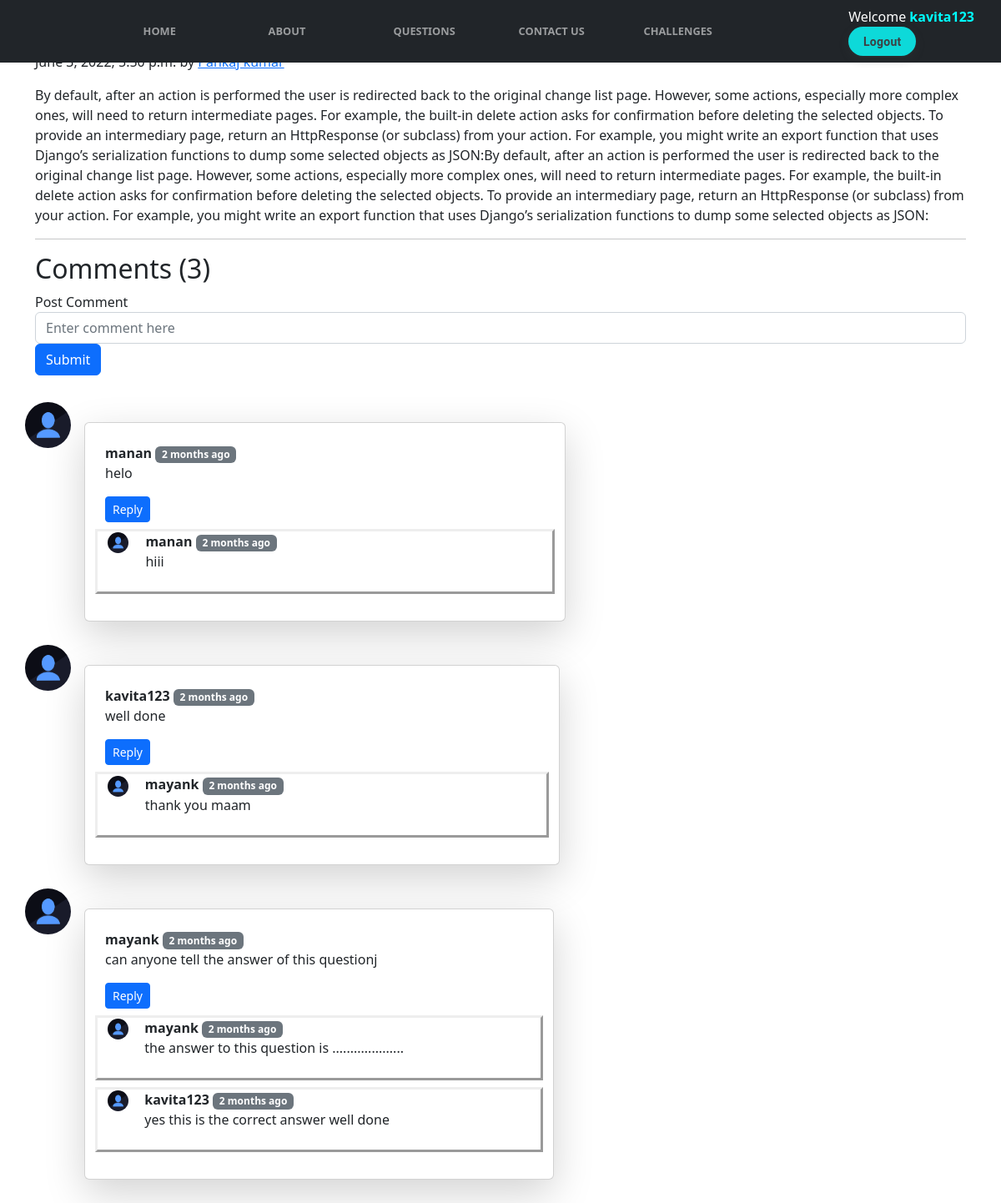
The app's page /questions/first (signed in) with its own data.
### questions/models.py (models this page shows, shortened)
class Ques(models.Model):
    sno = models.AutoField(primary_key= True)
    title = models.CharField(max_length=255)
    topic = models.CharField(max_length=200)
    author=models.CharField(max_length=60)
    slug=models.CharField(max_length=130)
    timeStamp=models.DateTimeField(blank=True)
    content=models.TextField()

class BlogComment(models.Model):
    sno= models.AutoField(primary_key=True)
    comment=models.TextField()
    user=models.ForeignKey(User, on_delete=models.CASCADE)
    post=models.ForeignKey(Ques, on_delete=models.CASCADE)
    parent=models.ForeignKey('self',on_delete=models.CASCADE, null=True )
    timestamp= models.DateTimeField(default=now)

### questions/views.py (the view)
# urls.py: path('<str:slug>', views.QuesContent, name='QuesContent'),
def QuesContent(request, slug):
    post= Ques.objects.filter(slug= slug).first()
    comments= BlogComment.objects.filter(post=post, parent=None)
    replies= BlogComment.objects.filter(post=post).exclude(parent=None)
    replyDict={}
    for reply in replies:
        if reply.parent.sno not in replyDict.keys():
            replyDict[reply.parent.sno]=[reply]
        else:
            replyDict[reply.parent.sno].append(reply)
    context={'post':post, 'comments': comments, 'user': request.user, 'replyDict': replyDict}
    return render(request, "questions/quescontent.html", context)

### questions/templatetags/extras.py (called while the page is built)
@register.filter(name='get_val')
def get_val(dict, key):
    return dict.get(key)

### template/questions/quescontent.html (shortened to what this page needs)
{% extends 'base.html' %}
{% block body %}
{% load humanize %}
{% load extras %}
<div class="container my-3">
    <h2 class="blog-post-title">{{post.title}}</h2>
    <p class="blog-post-meta">{{post.timeStamp}} by <a href="/about">{{post.author}}</a></p>
    <p>{{post.content|safe}}</p>
    <hr>
</div>
<div class="container">
    <h2> Comments ({{comments.count}})</h2>
    <div class="my-2">
        {% if user.is_authenticated %}
        <form action="/questions/postComment" method="post">
            <div class="form-group">
                <label for="exampleInputEmail1">Post Comment </label>
                <input type="text" class="form-control" name="comment" placeholder="Enter comment here">
            </div>
            <button type="submit" class="btn btn-primary">Submit</button>
        </form><br>
        {% else %}
        Please login to post a comment
        {% endif %}
    </div>
</div>
{% for comment in comments %}
<div class="container text-dark" style="padding-left:0px">
    <div class="row d-block justify-content-center">
        <div class="col-md-11 col-lg-9 col-xl-7">
            <div class="d-flex flex-start mb-1">
                <img class="rounded-circle shadow-1-strong me-3" src="/static/images/user.png" alt="avatar" width="55"
                    height="55" />
                <div class="card w-100 shadow-lg h-md-250 my-4">
                    <div class="card-body p-4">
                        <div class="">
                            <b>{{comment.user.username}}</b> <span class="badge bg-secondary ">{{comment.timestamp|naturaltime}}</span>
                            <p>
                                {{comment.comment}}
                            </p>
                            <div class="reply mx-0">
                                {% if user.is_authenticated %}
                                <button class="btn btn-sm btn-primary" type="button" data-toggle="collapse" data-target="#replyBox{{comment.sno}}" aria-expanded="false" aria-controls="replyBox{{comment.sno}}">Reply</button>
                                {% else %}
                                <button class="btn btn-sm btn-primary" type="button" aria-expanded="false" disabled>Login to reply</button>
                                {% endif %}
                                <div class="replies my-2 ">
                                    {% for reply in replyDict|get_val:comment.sno %}
                                    <div class="row my-2" style="border-style: outset">
                                        <div class="col-md-1">
                                            <img class="rounded-circle shadow-1-strong me-3" src="/static/images/user.png" alt="avatar" width="25" height="25">
                                        </div>
                                        <div class="col-md-11">
                                            <div class="col-md-11 ">
                                                <b> {{reply.user.username}} </b> <span class="badge bg-secondary ">{{reply.timestamp|naturaltime}}</span>
                                                <div>{{reply.comment}}</div>
                                            </div>
                                            <br>
                                        </div>
                                    </div>
                                    {% endfor %}
                                </div>
                            </div>
                        </div>
                    </div>
                </div>
            </div>
        </div>
    </div>
    {% endfor %}
    {% endblock %}

### template/base.html (shortened to what this page needs)
<!DOCTYPE html>
<html lang="en">
<head>
  <link href="https://cdn.jsdelivr.net/npm/bootstrap@5.1.3/dist/css/bootstrap.min.css" rel="stylesheet"
>
    {% load static %}
    <link rel="stylesheet" type="text/css" href="{% static 'css/styles.css' %}">
    <link href="https://cdn.jsdelivr.net/npm/bootstrap@5.2.0-beta1/dist/css/bootstrap.min.css" rel="stylesheet"
>
    <link rel="stylesheet" href="https://cdnjs.cloudflare.com/ajax/libs/font-awesome/5.15.2/css/all.min.css"/>
  </head>
<body>
  <nav class="navbar fixed-top navbar-expand-sm bg-dark navbar-dark" style="background-color: #131413;">
    <div class="container-fluid">
      <div style="display:flex; justify-content: space-between;" class="collapse navbar-collapse" id="navbarNav">
        <div class="items">
        <ul class="navbar-nav">
          <a href="/" class="nav-link"><b> Home </b></a>
          <a href="#about" class="nav-link"><b> About </b></a>
          <a href="/questions" class="nav-link"><b> Questions </b></a>
          <a href="/contact" class="nav-link"><b> Contact Us </b></a>
          <a href="/" class="nav-link"><b> Challenges </b></a>
        </ul>
      </div>
      <div>
        {% if user.is_authenticated %}
        <p style="color:white; margin-bottom: 0px; margin-right: 20px;">Welcome <b style="color: cyan;">{{request.user}}</b></p>
        <a type="button" href="/logout" class="button-17" style="text-decoration: none;">Logout</a>
        {% endif %}
      </div>
      </div>
    </div>
  </nav>
{% block body %}{% endblock body %}
</body>
</html>

### static/css/styles.css (style rules this page uses)
* { margin: 0; padding: 0; }
.navbar { background: #000000; }
.navbar-nav { position: relative; top: 2%; left: 20%; }
.navbar-nav a { color: #f6f4e6; text-decoration: none; font-size: .8em; text-transform: uppercase; font-weight: 500; display: inline-block; width: 150px; -webkit-transition: all 0.2s ease-in-out; transition: all 0.2s ease-in-out; }
.button-17 { align-items: center; appearance: none; background-color: #0dd9d9; border-radius: 24px; border-style: none; box-shadow: rgba(0, 0, 0, .2) 0 3px 5px -1px,rgba(0, 0, 0, .14) 0 6px 10px 0,rgba(0, 0, 0, .12) 0 1px 18px 0; box-sizing: border-box; color: #3c4043; cursor: pointer; display: inline-flex; fill: currentcolor; font-family: "Google Sans",Roboto,Arial,sans-serif; font-size: 14px; font-weight: 700; height:35px; justify-content: center; letter-spacing: .25px; line-height: normal; max-width: 100%; overflow: visible; padding: 1px 18px; position: relative; text-align: center; text-transform: none; transition: box-shadow 320ms cubic-bezier(.4, 0, .2, 1),opacity 21ms linear 30ms,transform 270ms cubic-bezier(0, 0, .2, 1) 0ms; user-select: none; -webkit-user-select: none; touch-action: manipulation; width: auto; will-change: transform,opacity; z-index: 0; }
.button-17:not(:disabled) { box-shadow: rgba(60, 64, 67, .3) 0 1px 3px 0, rgba(60, 64, 67, .15) 0 4px 8px 3px; }

### records on screen
Ques: content "By default, after an action is performed the user is redirected back to the original change list page. However, some actions, especially more complex ones, will need to return intermediate pages. For example, the built-in delete action asks for confirmation before deleting the selected objects. To provide an intermediary page, return an HttpResponse (or subclass) from your action. For example, you might write an export function that uses Django’s serialization functions to dump some selected objects as JSON:By default, after an action is performed the user is redirected back to the original change list page. However, some actions, especially more complex ones, will need to return…"
BlogComment: user.username "manan", timestamp "2 months ago", comment "helo"
BlogComment: user.username "manan", timestamp "2 months ago", comment "hiii"
BlogComment: user.username "kavita123", timestamp "2 months ago", comment "well done"
BlogComment: user.username "mayank", timestamp "2 months ago", comment "thank you maam"
BlogComment: user.username "mayank", timestamp "2 months ago", comment "can anyone tell the answer of this questionj"
BlogComment: user.username "mayank", timestamp "2 months ago", comment "the answer to this question is ...................."
BlogComment: user.username "kavita123", timestamp "2 months ago", comment "yes this is the correct answer well done"

### other values on screen
{{ request.user }} "kavita123"
{{ comments.count }} "3"
